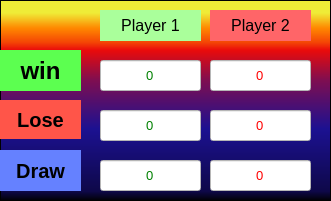
   <widget class="QFrame" name="frame">
    <property name="geometry">
     <rect>
      <x>790</x>
      <y>230</y>
      <width>331</width>
      <height>201</height>
     </rect>
    </property>
    <property name="styleSheet">
     <string notr="true">background-color: qlineargradient(spread:pad, x1:0, y1:1, x2:0, y2:0, stop:0 rgba(0, 0, 0, 255), stop:0.05 rgba(14, 8, 73, 255), stop:0.36 rgba(28, 17, 145, 255), stop:0.6 rgba(126, 14, 81, 255), stop:0.75 rgba(234, 11, 11, 255), stop:0.79 rgba(244, 70, 5, 255), stop:0.86 rgba(255, 136, 0, 255), stop:0.935 rgba(239, 236, 55, 255));</string>
    </property>
    <property name="frameShape">
     <enum>QFrame::StyledPanel</enum>
    </property>
    <property name="frameShadow">
     <enum>QFrame::Raised</enum>
    </property>
    <widget class="QLineEdit" name="lineM1P2">
     <property name="geometry">
      <rect>
       <x>210</x>
       <y>60</y>
       <width>101</width>
       <height>31</height>
      </rect>
     </property>
     <property name="font">
      <font>
       <pointsize>10</pointsize>
      </font>
     </property>
     <property name="styleSheet">
      <string notr="true">color:red;
background-color: rgb(255, 255, 255);</string>
     </property>
     <property name="text">
      <string>0</string>
     </property>
     <property name="alignment">
      <set>Qt::AlignCenter</set>
     </property>
    </widget>
    <widget class="QLineEdit" name="lineM2P2">
     <property name="geometry">
      <rect>
       <x>210</x>
       <y>110</y>
       <width>101</width>
       <height>31</height>
      </rect>
     </property>
     <property name="font">
      <font>
       <pointsize>10</pointsize>
      </font>
     </property>
     <property name="styleSheet">
      <string notr="true">color:red;
background-color: rgb(255, 255, 255);</string>
     </property>
     <property name="text">
      <string>0</string>
     </property>
     <property name="alignment">
      <set>Qt::AlignCenter</set>
     </property>
    </widget>
    <widget class="QLineEdit" name="lineM3P2">
     <property name="geometry">
      <rect>
       <x>210</x>
       <y>160</y>
       <width>101</width>
       <height>31</height>
      </rect>
     </property>
     <property name="font">
      <font>
       <pointsize>10</pointsize>
      </font>
     </property>
     <property name="styleSheet">
      <string notr="true">color:red;
background-color: rgb(255, 255, 255);</string>
     </property>
     <property name="text">
      <string>0</string>
     </property>
     <property name="alignment">
      <set>Qt::AlignCenter</set>
     </property>
    </widget>
    <widget class="QLineEdit" name="lineM1P1">
     <property name="geometry">
      <rect>
       <x>100</x>
       <y>60</y>
       <width>101</width>
       <height>31</height>
      </rect>
     </property>
     <property name="font">
      <font>
       <pointsize>10</pointsize>
      </font>
     </property>
     <property name="styleSheet">
      <string notr="true">color:green;
background-color: rgb(255, 255, 255);</string>
     </property>
     <property name="text">
      <string>0</string>
     </property>
     <property name="alignment">
      <set>Qt::AlignCenter</set>
     </property>
    </widget>
    <widget class="QLineEdit" name="lineM2P1">
     <property name="geometry">
      <rect>
       <x>100</x>
       <y>110</y>
       <width>101</width>
       <height>31</height>
      </rect>
     </property>
     <property name="font">
      <font>
       <pointsize>10</pointsize>
      </font>
     </property>
     <property name="styleSheet">
      <string notr="true">color:green;
background-color: rgb(255, 255, 255);</string>
     </property>
     <property name="text">
      <string>0</string>
     </property>
     <property name="alignment">
      <set>Qt::AlignCenter</set>
     </property>
    </widget>
    <widget class="QLineEdit" name="lineM3P1">
     <property name="geometry">
      <rect>
       <x>100</x>
       <y>160</y>
       <width>101</width>
       <height>31</height>
      </rect>
     </property>
     <property name="font">
      <font>
       <pointsize>10</pointsize>
      </font>
     </property>
     <property name="styleSheet">
      <string notr="true">color:green;
background-color: rgb(255, 255, 255);</string>
     </property>
     <property name="text">
      <string>0</string>
     </property>
     <property name="alignment">
      <set>Qt::AlignCenter</set>
     </property>
    </widget>
    <widget class="QLabel" name="labelWinCount">
     <property name="geometry">
      <rect>
       <x>0</x>
       <y>50</y>
       <width>81</width>
       <height>41</height>
      </rect>
     </property>
     <property name="font">
      <font>
       <pointsize>18</pointsize>
       <weight>75</weight>
       <bold>true</bold>
      </font>
     </property>
     <property name="styleSheet">
      <string notr="true">background-color: rgb(92, 255, 80);</string>
     </property>
     <property name="text">
      <string>win</string>
     </property>
     <property name="alignment">
      <set>Qt::AlignCenter</set>
     </property>
    </widget>
    <widget class="QLabel" name="labelLoseCount">
     <property name="geometry">
      <rect>
       <x>0</x>
       <y>100</y>
       <width>81</width>
       <height>39</height>
      </rect>
     </property>
     <property name="font">
      <font>
       <pointsize>15</pointsize>
       <weight>75</weight>
       <bold>true</bold>
      </font>
     </property>
     <property name="styleSheet">
      <string notr="true">background-color: rgb(255, 85, 73);</string>
     </property>
     <property name="text">
      <string>Lose</string>
     </property>
     <property name="alignment">
      <set>Qt::AlignCenter</set>
     </property>
    </widget>
    <widget class="QLabel" name="labelDrawCount">
     <property name="geometry">
      <rect>
       <x>0</x>
       <y>150</y>
       <width>81</width>
       <height>41</height>
      </rect>
     </property>
     <property name="font">
      <font>
       <pointsize>15</pointsize>
       <weight>75</weight>
       <bold>true</bold>
      </font>
     </property>
     <property name="styleSheet">
      <string notr="true">background-color: rgb(101, 129, 255);</string>
     </property>
     <property name="text">
      <string>Draw</string>
     </property>
     <property name="alignment">
      <set>Qt::AlignCenter</set>
     </property>
    </widget>
    <widget class="QLabel" name="labelMP2">
     <property name="geometry">
      <rect>
       <x>210</x>
       <y>10</y>
       <width>101</width>
       <height>31</height>
      </rect>
     </property>
     <property name="font">
      <font>
       <pointsize>12</pointsize>
       <weight>50</weight>
       <bold>false</bold>
      </font>
     </property>
     <property name="styleSheet">
      <string notr="true">color:black;
background-color: rgb(255, 101, 104);</string>
     </property>
     <property name="text">
      <string>Player 2</string>
     </property>
     <property name="alignment">
      <set>Qt::AlignCenter</set>
     </property>
    </widget>
    <widget class="QLabel" name="labelMP1">
     <property name="geometry">
      <rect>
       <x>100</x>
       <y>10</y>
       <width>101</width>
       <height>31</height>
      </rect>
     </property>
     <property name="font">
      <font>
       <pointsize>12</pointsize>
       <weight>50</weight>
       <bold>false</bold>
      </font>
     </property>
     <property name="styleSheet">
      <string notr="true">color:black;
background-color: rgb(170, 255, 155);</string>
     </property>
     <property name="text">
      <string>Player 1</string>
     </property>
     <property name="alignment">
      <set>Qt::AlignCenter</set>
     </property>
    </widget>
   </widget>
